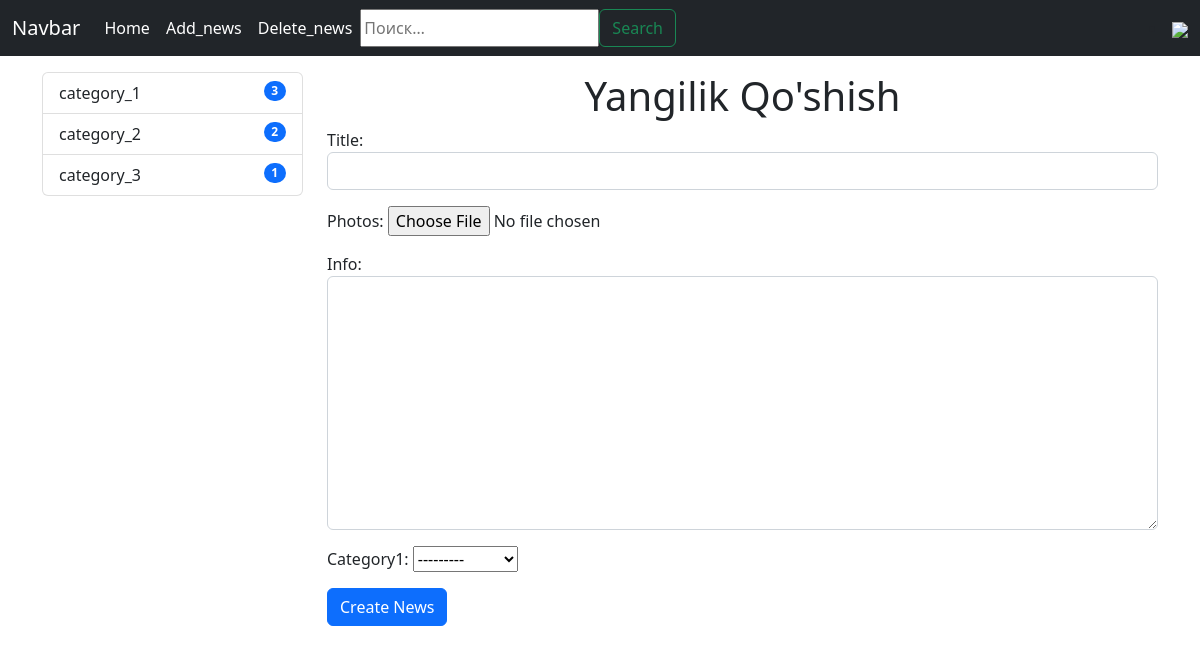
The app's page /add_news/ with its own data.
### confapp/models.py (models this page shows)
class Category1(models.Model):
    title = models.CharField(max_length=200)
    def __str__(self):
        return self.title
    class Meta:
        verbose_name = 'info'
        verbose_name_plural = 'infos'

### confapp/views.py (the view)
# urls.py: path('add_news/', CreateNews.as_view(), name='add_news'),
class CreateNews(CreateView):
    form_class = News_form
    template_name = 'new/add_news.html'
    success_url = reverse_lazy('home')

### confapp/forms.py
class News_form(forms.ModelForm):
    class Meta:
        model = News
        fields = ['title', 'photos', 'info', 'category1']
        widgets = {
            'title': TextInput(attrs={"class": "form-control"}),
            'info': Textarea(attrs={"class": "form-control"})
        }

### confapp/templatetags/app1_tags.py (called while the page is built)
@register.simple_tag()
def get_category():
    return Category1.objects.annotate(Count('news'))

### confapp/templates/new/add_news.html (shortened to what this page needs)
{% extends 'base.html' %}
{% block content %}
<h1 class="text-center">Yangilik Qo'shish</h1>
<form action="{% url 'add_news' %}" method="post">
    {{form.as_p}}
    <button type="submit" class="btn btn-primary btn-block">Create News</button>
</form>
{% endblock %}
{% block sidebar %}
{% include 'inc/sidebar.html' %}
{% endblock %}

### templates/inc/sidebar.html
{% load app1_tags %}
{% get_category as categories %}
<div class="list-group">
    {% for item in categories%}
    <a href=" {% url 'category' item.id %}" class="list-group-item list-group-item-action justify-content-between d-flex align-items-start">{{item.title}}
    <span class="badge bg-primary rounded-pill">{{item.news__count}}</span></a>
    {% endfor%}
</div>

### records on screen
Category1: title "category_1", news__count "3"
Category1: title "category_2", news__count "2"
Category1: title "category_3", news__count "1"
